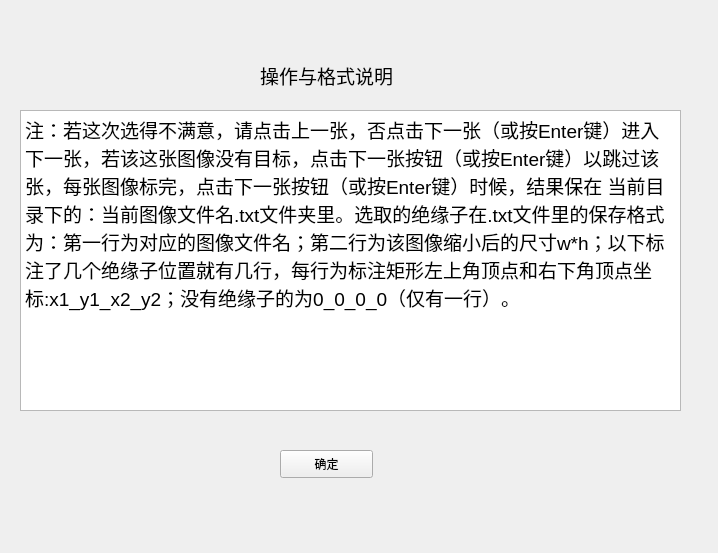
<?xml version="1.0" encoding="UTF-8"?>
<ui version="4.0">
 <class>help</class>
 <widget class="QWidget" name="help">
  <property name="geometry">
   <rect>
    <x>0</x>
    <y>0</y>
    <width>718</width>
    <height>553</height>
   </rect>
  </property>
  <property name="windowTitle">
   <string>help</string>
  </property>
  <widget class="QTextEdit" name="textEdit">
   <property name="geometry">
    <rect>
     <x>20</x>
     <y>110</y>
     <width>661</width>
     <height>301</height>
    </rect>
   </property>
   <property name="html">
    <string>&lt;!DOCTYPE HTML PUBLIC &quot;-//W3C//DTD HTML 4.0//EN&quot; &quot;http://www.w3.org/TR/REC-html40/strict.dtd&quot;&gt;
&lt;html&gt;&lt;head&gt;&lt;meta name=&quot;qrichtext&quot; content=&quot;1&quot; /&gt;&lt;style type=&quot;text/css&quot;&gt;
p, li { white-space: pre-wrap; }
&lt;/style&gt;&lt;/head&gt;&lt;body style=&quot; font-family:'SimSun'; font-size:9pt; font-weight:400; font-style:normal;&quot;&gt;
&lt;p style=&quot; margin-top:0px; margin-bottom:0px; margin-left:0px; margin-right:0px; -qt-block-indent:0; text-indent:0px;&quot;&gt;&lt;span style=&quot; font-size:14pt;&quot;&gt;注：若这次选得不满意，请点击上一张，否点击下一张（或按Enter键）进入下一张，若该这张图像没有目标，点击下一张按钮（或按Enter键）以跳过该张，每张图像标完，点击下一张按钮（或按Enter键）时候，结果保在 当前目录下的：当前图像文件名.txt文件夹里。选取的绝缘子在.txt文件里的保存格式为：第一行为对应的图像文件名；第二行为该图像缩小后的尺寸w*h；以下标注了几个绝缘子位置就有几行，每行为标注矩形左上角顶点和右下角顶点坐标:x1_y1_x2_y2；没有绝缘子的为0_0_0_0（仅有一行）。&lt;/span&gt;&lt;/p&gt;&lt;/body&gt;&lt;/html&gt;</string>
   </property>
  </widget>
  <widget class="QLabel" name="label">
   <property name="geometry">
    <rect>
     <x>260</x>
     <y>60</y>
     <width>181</width>
     <height>31</height>
    </rect>
   </property>
   <property name="font">
    <font>
     <family>Agency FB</family>
     <pointsize>14</pointsize>
    </font>
   </property>
   <property name="text">
    <string>操作与格式说明</string>
   </property>
  </widget>
  <widget class="QPushButton" name="ReturnOK">
   <property name="geometry">
    <rect>
     <x>280</x>
     <y>450</y>
     <width>93</width>
     <height>28</height>
    </rect>
   </property>
   <property name="text">
    <string>确定</string>
   </property>
  </widget>
 </widget>
 <layoutdefault spacing="6" margin="11"/>
 <resources/>
 <connections/>
</ui>
